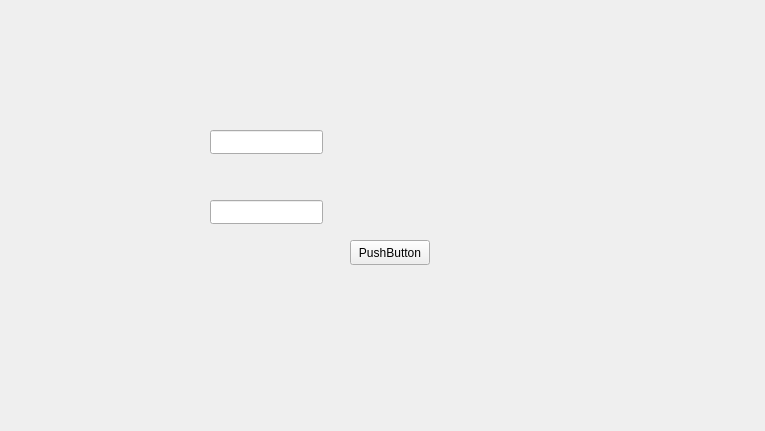
<?xml version="1.0" encoding="UTF-8"?>
<ui version="4.0">
 <class>second_window</class>
 <widget class="QWidget" name="second_window">
  <property name="geometry">
   <rect>
    <x>0</x>
    <y>0</y>
    <width>765</width>
    <height>431</height>
   </rect>
  </property>
  <property name="windowTitle">
   <string>Form</string>
  </property>
  <widget class="QPushButton" name="pushButton">
   <property name="geometry">
    <rect>
     <x>350</x>
     <y>240</y>
     <width>80</width>
     <height>25</height>
    </rect>
   </property>
   <property name="text">
    <string>PushButton</string>
   </property>
  </widget>
  <widget class="QLineEdit" name="lineEdit">
   <property name="geometry">
    <rect>
     <x>210</x>
     <y>130</y>
     <width>113</width>
     <height>24</height>
    </rect>
   </property>
  </widget>
  <widget class="QLineEdit" name="lineEdit_2">
   <property name="geometry">
    <rect>
     <x>210</x>
     <y>200</y>
     <width>113</width>
     <height>24</height>
    </rect>
   </property>
  </widget>
 </widget>
 <resources/>
 <connections/>
</ui>
